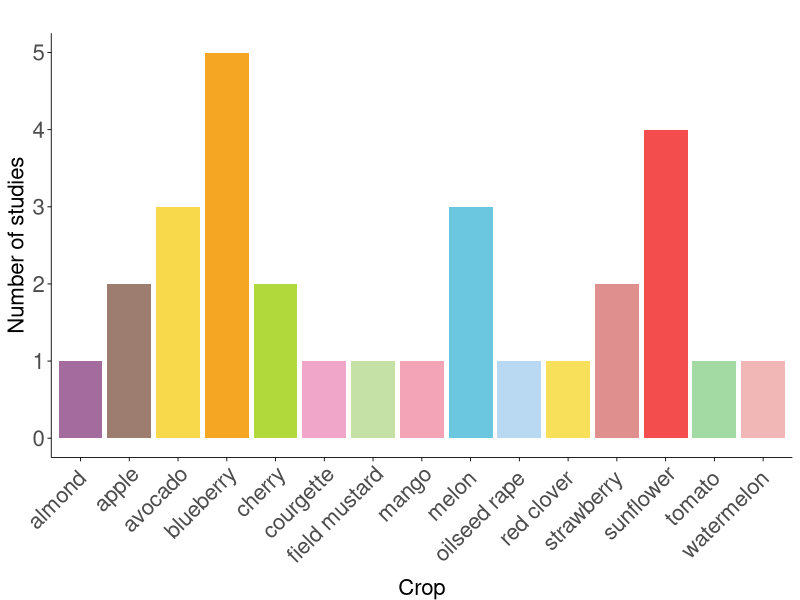

Source code (R): (Note: this script raises an error after producing the figure.)
################################################################################
#### Ecological Synthesis Lab (SintECO): https://marcomellolab.wordpress.com

#### Authors: Cristina A. Kita, Isabel Alves-dos-Santos, Michael Hrncir, 
#### Sara D. Leonhardt, & Marco A. R. Mello

#### See README for further info:
#### https://github.com/CKita/BeeFlow#readme
################################################################################


################################################################################
############################# CROP TYPES #######################################
################################################################################


#Let's get ready for running the code provided here. 

#Set the working directory to the source of this script file.   
setwd(dirname(rstudioapi::getActiveDocumentContext()$path))
getwd()

#Delete all previous objects.
rm(list= ls())

#Load or install the required packages
if(!require(ggplot2)){
  install.packages("ggplot2")
  library(ggplot2)
}

if(!require(dplyr)){
  install.packages("dplyr")
  library(dplyr)
}

# First, let's import and check our data set.
crop <- read.csv("../Data/crop_type.csv", h= T, sep = ";")
class(crop)
str(crop)
head(crop)
tail(crop)

# Count the type of crops
crop_freq <- crop %>%
  count(CropType) %>%
  arrange(desc(n)) %>%
  rename(Frequency = n)

#Choose the colors of the bar graph 

play_dough_colors <- c("#f5a623", "#f44d4d", "#f7d94b", "#6bc6e0",
                       "#9d7d6f", "#b1d93b", "#e08f8f", "#a46c9e",
                       "#f0a6c8", "#c6e1a5", "#f4a4b7", "#b9d8f2",
                       "#f8e05a", "#a3d9a3", "#f1b6b6")

# Plot the bar graph
g1 <- ggplot(crop_freq, aes(x = CropType, y = Frequency)) +
  geom_bar(stat = "identity", fill = play_dough_colors) +
  labs(title = "",
       x = "Crop",
       y = "Number of studies") +
  theme_minimal() +
  theme(panel.grid.major = element_blank(),        
        panel.grid.minor = element_blank(),        
        axis.title.x = element_text(vjust = -0.5),         
        axis.title.y = element_text(vjust = 1),
        axis.text.x = element_text(angle = 45, hjust = 1),
        axis.line = element_line(color = "black", size = 0.3), 
        axis.ticks = element_line(color = "black", size = 0.3),  
        axis.title = element_text(size = 16),      
        axis.text = element_text(size = 16))
g1

#Export the bar graph as PNG image.

png("../Figure/crops.png", res = 300,
    width = 4000, height = 2000, unit = "px")

g1

dev.off()

########################### THE END ############################################
